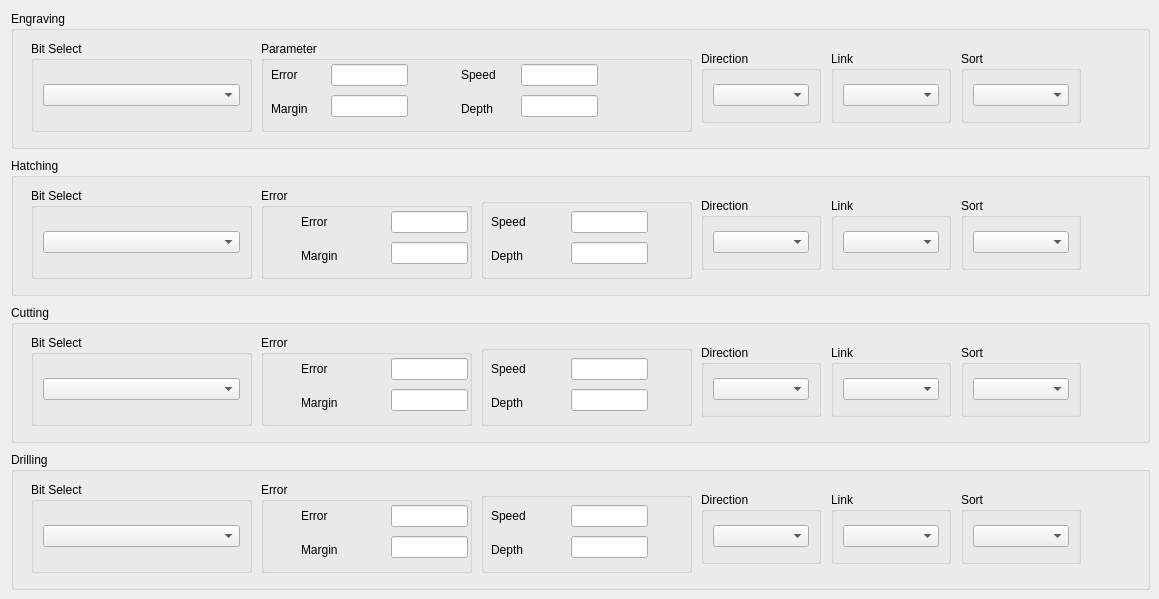
     <widget class="QWidget" name="tab1">
      <attribute name="title">
       <string>Toolpath Parameter</string>
      </attribute>
      <widget class="QGroupBox" name="groupBox_7">
       <property name="geometry">
        <rect>
         <x>11</x>
         <y>11</y>
         <width>1139</width>
         <height>138</height>
        </rect>
       </property>
       <property name="title">
        <string>Engraving</string>
       </property>
       <widget class="QGroupBox" name="groupBox_6">
        <property name="geometry">
         <rect>
          <x>950</x>
          <y>40</y>
          <width>120</width>
          <height>72</height>
         </rect>
        </property>
        <property name="title">
         <string>Sort</string>
        </property>
        <layout class="QHBoxLayout" name="horizontalLayout_4">
         <item>
          <widget class="QComboBox" name="comboBox_5"/>
         </item>
        </layout>
       </widget>
       <widget class="QGroupBox" name="groupBox">
        <property name="geometry">
         <rect>
          <x>20</x>
          <y>30</y>
          <width>221</width>
          <height>91</height>
         </rect>
        </property>
        <property name="title">
         <string>Bit Select</string>
        </property>
        <layout class="QHBoxLayout" name="horizontalLayout_2">
         <item>
          <widget class="QComboBox" name="comboBox"/>
         </item>
        </layout>
       </widget>
       <widget class="QGroupBox" name="groupBox_4">
        <property name="geometry">
         <rect>
          <x>690</x>
          <y>40</y>
          <width>120</width>
          <height>72</height>
         </rect>
        </property>
        <property name="title">
         <string>Direction</string>
        </property>
        <layout class="QVBoxLayout" name="verticalLayout_5">
         <item>
          <widget class="QComboBox" name="comboBox_3"/>
         </item>
        </layout>
       </widget>
       <widget class="QGroupBox" name="groupBox_5">
        <property name="geometry">
         <rect>
          <x>820</x>
          <y>40</y>
          <width>120</width>
          <height>72</height>
         </rect>
        </property>
        <property name="title">
         <string>Link</string>
        </property>
        <layout class="QHBoxLayout" name="horizontalLayout_3">
         <item>
          <widget class="QComboBox" name="comboBox_4"/>
         </item>
        </layout>
       </widget>
       <widget class="QGroupBox" name="groupBox_2">
        <property name="geometry">
         <rect>
          <x>250</x>
          <y>30</y>
          <width>431</width>
          <height>91</height>
         </rect>
        </property>
        <property name="title">
         <string>Parameter</string>
        </property>
        <widget class="QWidget" name="layoutWidget">
         <property name="geometry">
          <rect>
           <x>260</x>
           <y>20</y>
           <width>77</width>
           <height>61</height>
          </rect>
         </property>
         <layout class="QVBoxLayout" name="verticalLayout_3">
          <item>
           <widget class="QLineEdit" name="lineEdit_3"/>
          </item>
          <item>
           <widget class="QLineEdit" name="lineEdit_4"/>
          </item>
         </layout>
        </widget>
        <widget class="QWidget" name="layoutWidget_2">
         <property name="geometry">
          <rect>
           <x>200</x>
           <y>20</y>
           <width>51</width>
           <height>61</height>
          </rect>
         </property>
         <layout class="QVBoxLayout" name="verticalLayout_4">
          <item>
           <widget class="QLabel" name="label_3">
            <property name="text">
             <string>Speed</string>
            </property>
           </widget>
          </item>
          <item>
           <widget class="QLabel" name="label_4">
            <property name="text">
             <string>Depth</string>
            </property>
           </widget>
          </item>
         </layout>
        </widget>
        <widget class="QWidget" name="layoutWidget">
         <property name="geometry">
          <rect>
           <x>70</x>
           <y>20</y>
           <width>77</width>
           <height>61</height>
          </rect>
         </property>
         <layout class="QVBoxLayout" name="verticalLayout">
          <item>
           <widget class="QLineEdit" name="lineEdit"/>
          </item>
          <item>
           <widget class="QLineEdit" name="lineEdit_2"/>
          </item>
         </layout>
        </widget>
        <widget class="QWidget" name="layoutWidget">
         <property name="geometry">
          <rect>
           <x>10</x>
           <y>20</y>
           <width>51</width>
           <height>61</height>
          </rect>
         </property>
         <layout class="QVBoxLayout" name="verticalLayout_2">
          <item>
           <widget class="QLabel" name="label">
            <property name="text">
             <string>Error</string>
            </property>
           </widget>
          </item>
          <item>
           <widget class="QLabel" name="label_2">
            <property name="text">
             <string>Margin</string>
            </property>
           </widget>
          </item>
         </layout>
        </widget>
       </widget>
      </widget>
      <widget class="QGroupBox" name="groupBox_8">
       <property name="geometry">
        <rect>
         <x>11</x>
         <y>158</y>
         <width>1139</width>
         <height>138</height>
        </rect>
       </property>
       <property name="title">
        <string>Hatching</string>
       </property>
       <widget class="QGroupBox" name="groupBox_9">
        <property name="geometry">
         <rect>
          <x>950</x>
          <y>40</y>
          <width>120</width>
          <height>72</height>
         </rect>
        </property>
        <property name="title">
         <string>Sort</string>
        </property>
        <layout class="QHBoxLayout" name="horizontalLayout_5">
         <item>
          <widget class="QComboBox" name="comboBox_6"/>
         </item>
        </layout>
       </widget>
       <widget class="QGroupBox" name="groupBox_10">
        <property name="geometry">
         <rect>
          <x>20</x>
          <y>30</y>
          <width>221</width>
          <height>91</height>
         </rect>
        </property>
        <property name="title">
         <string>Bit Select</string>
        </property>
        <layout class="QHBoxLayout" name="horizontalLayout_6">
         <item>
          <widget class="QComboBox" name="comboBox_8"/>
         </item>
        </layout>
       </widget>
       <widget class="QGroupBox" name="groupBox_11">
        <property name="geometry">
         <rect>
          <x>470</x>
          <y>40</y>
          <width>211</width>
          <height>81</height>
         </rect>
        </property>
        <property name="title">
         <string/>
        </property>
        <widget class="QWidget" name="layoutWidget_3">
         <property name="geometry">
          <rect>
           <x>90</x>
           <y>10</y>
           <width>77</width>
           <height>61</height>
          </rect>
         </property>
         <layout class="QVBoxLayout" name="verticalLayout_6">
          <item>
           <widget class="QLineEdit" name="lineEdit_5"/>
          </item>
          <item>
           <widget class="QLineEdit" name="lineEdit_6"/>
          </item>
         </layout>
        </widget>
        <widget class="QWidget" name="layoutWidget_4">
         <property name="geometry">
          <rect>
           <x>10</x>
           <y>10</y>
           <width>70</width>
           <height>61</height>
          </rect>
         </property>
         <layout class="QVBoxLayout" name="verticalLayout_7">
          <item>
           <widget class="QLabel" name="label_5">
            <property name="text">
             <string>Speed</string>
            </property>
           </widget>
          </item>
          <item>
           <widget class="QLabel" name="label_6">
            <property name="text">
             <string>Depth</string>
            </property>
           </widget>
          </item>
         </layout>
        </widget>
       </widget>
       <widget class="QGroupBox" name="groupBox_12">
        <property name="geometry">
         <rect>
          <x>690</x>
          <y>40</y>
          <width>120</width>
          <height>72</height>
         </rect>
        </property>
        <property name="title">
         <string>Direction</string>
        </property>
        <layout class="QVBoxLayout" name="verticalLayout_8">
         <item>
          <widget class="QComboBox" name="comboBox_9"/>
         </item>
        </layout>
       </widget>
       <widget class="QGroupBox" name="groupBox_13">
        <property name="geometry">
         <rect>
          <x>820</x>
          <y>40</y>
          <width>120</width>
          <height>72</height>
         </rect>
        </property>
        <property name="title">
         <string>Link</string>
        </property>
        <layout class="QHBoxLayout" name="horizontalLayout_7">
         <item>
          <widget class="QComboBox" name="comboBox_10"/>
         </item>
        </layout>
       </widget>
       <widget class="QGroupBox" name="groupBox_14">
        <property name="geometry">
         <rect>
          <x>250</x>
          <y>30</y>
          <width>211</width>
          <height>91</height>
         </rect>
        </property>
        <property name="title">
         <string>Error</string>
        </property>
        <widget class="QWidget" name="layoutWidget_5">
         <property name="geometry">
          <rect>
           <x>130</x>
           <y>20</y>
           <width>77</width>
           <height>61</height>
          </rect>
         </property>
         <layout class="QVBoxLayout" name="verticalLayout_9">
          <item>
           <widget class="QLineEdit" name="lineEdit_7"/>
          </item>
          <item>
           <widget class="QLineEdit" name="lineEdit_8"/>
          </item>
         </layout>
        </widget>
        <widget class="QWidget" name="layoutWidget_6">
         <property name="geometry">
          <rect>
           <x>40</x>
           <y>20</y>
           <width>70</width>
           <height>61</height>
          </rect>
         </property>
         <layout class="QVBoxLayout" name="verticalLayout_10">
          <item>
           <widget class="QLabel" name="label_7">
            <property name="text">
             <string>Error</string>
            </property>
           </widget>
          </item>
          <item>
           <widget class="QLabel" name="label_8">
            <property name="text">
             <string>Margin</string>
            </property>
           </widget>
          </item>
         </layout>
        </widget>
       </widget>
      </widget>
      <widget class="QGroupBox" name="groupBox_15">
       <property name="geometry">
        <rect>
         <x>11</x>
         <y>305</y>
         <width>1139</width>
         <height>138</height>
        </rect>
       </property>
       <property name="title">
        <string>Cutting</string>
       </property>
       <widget class="QGroupBox" name="groupBox_16">
        <property name="geometry">
         <rect>
          <x>950</x>
          <y>40</y>
          <width>120</width>
          <height>72</height>
         </rect>
        </property>
        <property name="title">
         <string>Sort</string>
        </property>
        <layout class="QHBoxLayout" name="horizontalLayout_8">
         <item>
          <widget class="QComboBox" name="comboBox_11"/>
         </item>
        </layout>
       </widget>
       <widget class="QGroupBox" name="groupBox_17">
        <property name="geometry">
         <rect>
          <x>20</x>
          <y>30</y>
          <width>221</width>
          <height>91</height>
         </rect>
        </property>
        <property name="title">
         <string>Bit Select</string>
        </property>
        <layout class="QHBoxLayout" name="horizontalLayout_9">
         <item>
          <widget class="QComboBox" name="comboBox_13"/>
         </item>
        </layout>
       </widget>
       <widget class="QGroupBox" name="groupBox_18">
        <property name="geometry">
         <rect>
          <x>470</x>
          <y>40</y>
          <width>211</width>
          <height>81</height>
         </rect>
        </property>
        <property name="title">
         <string/>
        </property>
        <widget class="QWidget" name="layoutWidget_7">
         <property name="geometry">
          <rect>
           <x>90</x>
           <y>10</y>
           <width>77</width>
           <height>61</height>
          </rect>
         </property>
         <layout class="QVBoxLayout" name="verticalLayout_11">
          <item>
           <widget class="QLineEdit" name="lineEdit_9"/>
          </item>
          <item>
           <widget class="QLineEdit" name="lineEdit_10"/>
          </item>
         </layout>
        </widget>
        <widget class="QWidget" name="layoutWidget_8">
         <property name="geometry">
          <rect>
           <x>10</x>
           <y>10</y>
           <width>70</width>
           <height>61</height>
          </rect>
         </property>
         <layout class="QVBoxLayout" name="verticalLayout_12">
          <item>
           <widget class="QLabel" name="label_9">
            <property name="text">
             <string>Speed</string>
            </property>
           </widget>
          </item>
          <item>
           <widget class="QLabel" name="label_10">
            <property name="text">
             <string>Depth</string>
            </property>
           </widget>
          </item>
         </layout>
        </widget>
       </widget>
       <widget class="QGroupBox" name="groupBox_19">
        <property name="geometry">
         <rect>
          <x>690</x>
          <y>40</y>
          <width>120</width>
          <height>72</height>
         </rect>
        </property>
        <property name="title">
         <string>Direction</string>
        </property>
        <layout class="QVBoxLayout" name="verticalLayout_13">
         <item>
          <widget class="QComboBox" name="comboBox_14"/>
         </item>
        </layout>
       </widget>
       <widget class="QGroupBox" name="groupBox_20">
        <property name="geometry">
         <rect>
          <x>820</x>
          <y>40</y>
          <width>120</width>
          <height>72</height>
         </rect>
        </property>
        <property name="title">
         <string>Link</string>
        </property>
        <layout class="QHBoxLayout" name="horizontalLayout_10">
         <item>
          <widget class="QComboBox" name="comboBox_15"/>
         </item>
        </layout>
       </widget>
       <widget class="QGroupBox" name="groupBox_21">
        <property name="geometry">
         <rect>
          <x>250</x>
          <y>30</y>
          <width>211</width>
          <height>91</height>
         </rect>
        </property>
        <property name="title">
         <string>Error</string>
        </property>
        <widget class="QWidget" name="layoutWidget_9">
         <property name="geometry">
          <rect>
           <x>130</x>
           <y>20</y>
           <width>77</width>
           <height>61</height>
          </rect>
         </property>
         <layout class="QVBoxLayout" name="verticalLayout_14">
          <item>
           <widget class="QLineEdit" name="lineEdit_11"/>
          </item>
          <item>
           <widget class="QLineEdit" name="lineEdit_12"/>
          </item>
         </layout>
        </widget>
        <widget class="QWidget" name="layoutWidget_10">
         <property name="geometry">
          <rect>
           <x>40</x>
           <y>20</y>
           <width>70</width>
           <height>61</height>
          </rect>
         </property>
         <layout class="QVBoxLayout" name="verticalLayout_15">
          <item>
           <widget class="QLabel" name="label_11">
            <property name="text">
             <string>Error</string>
            </property>
           </widget>
          </item>
          <item>
           <widget class="QLabel" name="label_12">
            <property name="text">
             <string>Margin</string>
            </property>
           </widget>
          </item>
         </layout>
        </widget>
       </widget>
      </widget>
      <widget class="QGroupBox" name="groupBox_22">
       <property name="geometry">
        <rect>
         <x>11</x>
         <y>452</y>
         <width>1139</width>
         <height>138</height>
        </rect>
       </property>
       <property name="title">
        <string>Drilling</string>
       </property>
       <widget class="QGroupBox" name="groupBox_23">
        <property name="geometry">
         <rect>
          <x>950</x>
          <y>40</y>
          <width>120</width>
          <height>72</height>
         </rect>
        </property>
        <property name="title">
         <string>Sort</string>
        </property>
        <layout class="QHBoxLayout" name="horizontalLayout_11">
         <item>
          <widget class="QComboBox" name="comboBox_16"/>
         </item>
        </layout>
       </widget>
       <widget class="QGroupBox" name="groupBox_24">
        <property name="geometry">
         <rect>
          <x>20</x>
          <y>30</y>
          <width>221</width>
          <height>91</height>
         </rect>
        </property>
        <property name="title">
         <string>Bit Select</string>
        </property>
        <layout class="QHBoxLayout" name="horizontalLayout_12">
         <item>
          <widget class="QComboBox" name="comboBox_18"/>
         </item>
        </layout>
       </widget>
       <widget class="QGroupBox" name="groupBox_25">
        <property name="geometry">
         <rect>
          <x>470</x>
          <y>40</y>
          <width>211</width>
          <height>81</height>
         </rect>
        </property>
        <property name="title">
         <string/>
        </property>
        <widget class="QWidget" name="layoutWidget_11">
         <property name="geometry">
          <rect>
           <x>90</x>
           <y>10</y>
           <width>77</width>
           <height>61</height>
          </rect>
         </property>
         <layout class="QVBoxLayout" name="verticalLayout_16">
          <item>
           <widget class="QLineEdit" name="lineEdit_13"/>
          </item>
          <item>
           <widget class="QLineEdit" name="lineEdit_14"/>
          </item>
         </layout>
        </widget>
        <widget class="QWidget" name="layoutWidget_12">
         <property name="geometry">
          <rect>
           <x>10</x>
           <y>10</y>
           <width>70</width>
           <height>61</height>
          </rect>
         </property>
         <layout class="QVBoxLayout" name="verticalLayout_17">
          <item>
           <widget class="QLabel" name="label_13">
            <property name="text">
             <string>Speed</string>
            </property>
           </widget>
          </item>
          <item>
           <widget class="QLabel" name="label_14">
            <property name="text">
             <string>Depth</string>
            </property>
           </widget>
          </item>
         </layout>
        </widget>
       </widget>
       <widget class="QGroupBox" name="groupBox_26">
        <property name="geometry">
         <rect>
          <x>690</x>
          <y>40</y>
          <width>120</width>
          <height>72</height>
         </rect>
        </property>
        <property name="title">
         <string>Direction</string>
        </property>
        <layout class="QVBoxLayout" name="verticalLayout_18">
         <item>
          <widget class="QComboBox" name="comboBox_19"/>
         </item>
        </layout>
       </widget>
       <widget class="QGroupBox" name="groupBox_27">
        <property name="geometry">
         <rect>
          <x>820</x>
          <y>40</y>
          <width>120</width>
          <height>72</height>
         </rect>
        </property>
        <property name="title">
         <string>Link</string>
        </property>
        <layout class="QHBoxLayout" name="horizontalLayout_13">
         <item>
          <widget class="QComboBox" name="comboBox_20"/>
         </item>
        </layout>
       </widget>
       <widget class="QGroupBox" name="groupBox_28">
        <property name="geometry">
         <rect>
          <x>250</x>
          <y>30</y>
          <width>211</width>
          <height>91</height>
         </rect>
        </property>
        <property name="title">
         <string>Error</string>
        </property>
        <widget class="QWidget" name="layoutWidget_13">
         <property name="geometry">
          <rect>
           <x>130</x>
           <y>20</y>
           <width>77</width>
           <height>61</height>
          </rect>
         </property>
         <layout class="QVBoxLayout" name="verticalLayout_19">
          <item>
           <widget class="QLineEdit" name="lineEdit_15"/>
          </item>
          <item>
           <widget class="QLineEdit" name="lineEdit_16"/>
          </item>
         </layout>
        </widget>
        <widget class="QWidget" name="layoutWidget_14">
         <property name="geometry">
          <rect>
           <x>40</x>
           <y>20</y>
           <width>70</width>
           <height>61</height>
          </rect>
         </property>
         <layout class="QVBoxLayout" name="verticalLayout_20">
          <item>
           <widget class="QLabel" name="label_15">
            <property name="text">
             <string>Error</string>
            </property>
           </widget>
          </item>
          <item>
           <widget class="QLabel" name="label_16">
            <property name="text">
             <string>Margin</string>
            </property>
           </widget>
          </item>
         </layout>
        </widget>
       </widget>
      </widget>
     </widget>
